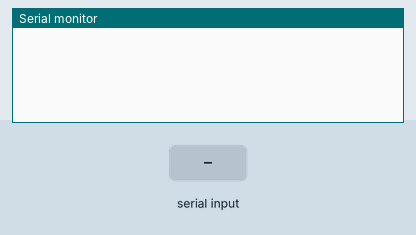
Simulated run of this sketch. Board: Arduino Uno, built with avr-gcc and run on an emulated ATmega328P. Shown: the last lines printed to the serial monitor. The inputs (shaded band) are chosen by the test bench.

Above: at 1.2 s.
1.3 s: "r" received over Serial
At 2.0 s:
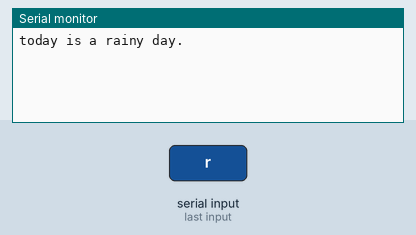
2.8 s: "1" received over Serial
At 3.1 s:
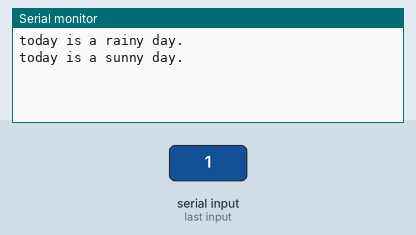

The sketch:

if-else_statement.ino
```cpp
// C++ code
//if-else statement
void setup()
{
 Serial.begin(9600);
}
void loop()
{
  if(Serial.available()>0){
    char data=Serial.read();
  if(data=='r'){
    Serial.println("today is a rainy day.");
  }
  else{
    Serial.println("today is a sunny day.");
  }
  delay(1000);
  }
}
  
```

Measured:
- after the input at 1.3 s, the serial monitor: prints a new line at once (image 1)
- after the input at 2.8 s, the serial monitor: prints a new line at once (image 2)
